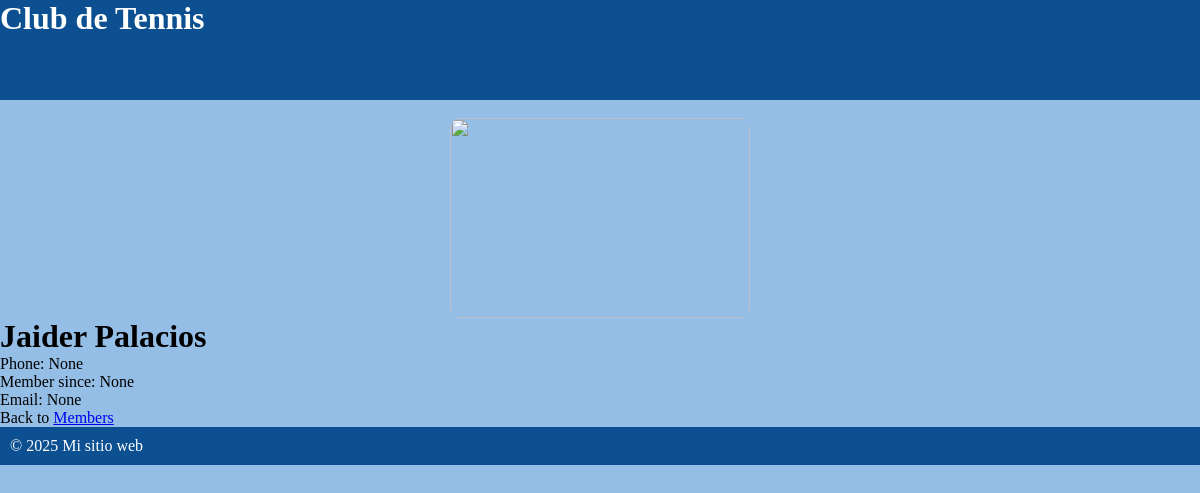
The page /members/details/13 on the database its author committed.
### members/models.py (models this page shows, shortened)
class Member(models.Model):
    firstname = models.CharField(max_length=255)
    lastname = models.CharField(max_length=255)
    phone = models.IntegerField(null=True)
    joined_date = models.DateField(null=True)
    gender = models.CharField(max_length=225, null=True)
    birthday = models.DateField(null=True)
    email = models.CharField(max_length=255, null= True)

### members/views.py (the view)
# urls.py: path('members/details/<int:id>', views.details, name='details'),
def details(request, id):
    mymember = Member.objects.get(id=id)
    template = loader.get_template('details.html')
    context ={
        'mymember': mymember,
    }
    return HttpResponse(template.render(context, request))

### members/templates/details.html (shortened to what this page needs)
{% extends "master.html" %}
{% block content%}
  <h1>{{ mymember.firstname}}  {{mymember.lastname}} </h1>
        <p>Phone: {{mymember.phone}}</p>
        <p>Member since: {{mymember.joined_date}}</p>
        <p>Email: {{mymember.email}}</p>
        <p>Back to <a href="/members">Members</a></p>
{% endblock%}

### members/templates/master.html (style rules this page uses)
* { margin: 0; padding: 0; }
body { background-color: #94BEE6; }

### rows shown on the page
Member: firstname "Jaider", lastname "Palacios", phone "None", joined_date "None", email "None"
